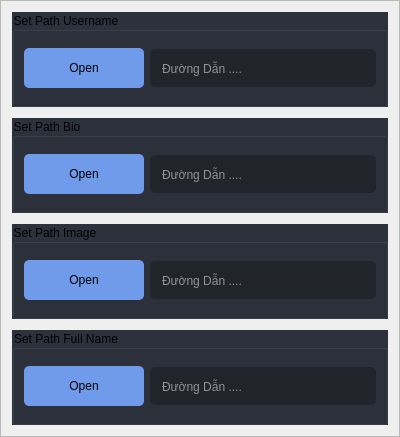
                            <widget class="QFrame" name="frame_47">
                             <property name="minimumSize">
                              <size>
                               <width>400</width>
                               <height>250</height>
                              </size>
                             </property>
                             <property name="maximumSize">
                              <size>
                               <width>16777215</width>
                               <height>16777215</height>
                              </size>
                             </property>
                             <property name="styleSheet">
                              <string notr="true">
#frame_47{
background-color: rgb(52, 59, 72);
border: 2px solid rgb(64, 71, 88);
}
</string>
                             </property>
                             <property name="frameShape">
                              <enum>QFrame::StyledPanel</enum>
                             </property>
                             <property name="frameShadow">
                              <enum>QFrame::Raised</enum>
                             </property>
                             <layout class="QVBoxLayout" name="verticalLayout_43">
                              <property name="spacing">
                               <number>11</number>
                              </property>
                              <property name="leftMargin">
                               <number>11</number>
                              </property>
                              <property name="topMargin">
                               <number>11</number>
                              </property>
                              <property name="rightMargin">
                               <number>11</number>
                              </property>
                              <property name="bottomMargin">
                               <number>11</number>
                              </property>
                              <item>
                               <widget class="QGroupBox" name="groupBox_33">
                                <property name="minimumSize">
                                 <size>
                                  <width>0</width>
                                  <height>95</height>
                                 </size>
                                </property>
                                <property name="maximumSize">
                                 <size>
                                  <width>16777215</width>
                                  <height>95</height>
                                 </size>
                                </property>
                                <property name="styleSheet">
                                 <string notr="true">

QGroupBox::title {

}
QGroupBox {
background-color: rgb(44, 49, 60);
}</string>
                                </property>
                                <property name="title">
                                 <string>Set Path Username</string>
                                </property>
                                <layout class="QHBoxLayout" name="horizontalLayout_32">
                                 <item>
                                  <widget class="QPushButton" name="pushButton_22">
                                   <property name="minimumSize">
                                    <size>
                                     <width>120</width>
                                     <height>40</height>
                                    </size>
                                   </property>
                                   <property name="maximumSize">
                                    <size>
                                     <width>16777215</width>
                                     <height>16777215</height>
                                    </size>
                                   </property>
                                   <property name="styleSheet">
                                    <string notr="true">QPushButton:pressed {
font: 10pt &quot;Alata&quot;;
    background-color: qlineargradient(spread:pad, x1:0, y1:0, x2:0, y2:1,   stop:0 rgba(60, 186, 162, 255), stop:1 rgba(98, 211, 162, 255))
}
QPushButton {
   
	background-color: rgb(111, 155, 234);
     border-radius: 5px;
}

QPushButton:disabled {
    background-color: rgb(170, 170, 127)
}</string>
                                   </property>
                                   <property name="text">
                                    <string>Open</string>
                                   </property>
                                  </widget>
                                 </item>
                                 <item>
                                  <widget class="QLineEdit" name="lineEdit_14">
                                   <property name="minimumSize">
                                    <size>
                                     <width>0</width>
                                     <height>38</height>
                                    </size>
                                   </property>
                                   <property name="styleSheet">
                                    <string notr="true">
QLineEdit {
background-color: rgb(33, 37, 43);
color: rgb(255, 255, 255);
	border-radius: 5px;

	padding-left: 10px;
}
QLineEdit:hover {
	border: 2px solid rgb(64, 71, 88);
}
QLineEdit:focus {
	border: 2px solid rgb(91, 101, 124);
}</string>
                                   </property>
                                   <property name="placeholderText">
                                    <string>Đường Dẫn ....</string>
                                   </property>
                                  </widget>
                                 </item>
                                </layout>
                               </widget>
                              </item>
                              <item>
                               <widget class="QGroupBox" name="groupBox_44">
                                <property name="minimumSize">
                                 <size>
                                  <width>0</width>
                                  <height>95</height>
                                 </size>
                                </property>
                                <property name="maximumSize">
                                 <size>
                                  <width>16777215</width>
                                  <height>95</height>
                                 </size>
                                </property>
                                <property name="styleSheet">
                                 <string notr="true">background-color: rgb(44, 49, 60);</string>
                                </property>
                                <property name="title">
                                 <string>Set Path Bio</string>
                                </property>
                                <layout class="QHBoxLayout" name="horizontalLayout_38">
                                 <item>
                                  <widget class="QPushButton" name="pushButton_37">
                                   <property name="minimumSize">
                                    <size>
                                     <width>120</width>
                                     <height>40</height>
                                    </size>
                                   </property>
                                   <property name="maximumSize">
                                    <size>
                                     <width>16777215</width>
                                     <height>16777215</height>
                                    </size>
                                   </property>
                                   <property name="styleSheet">
                                    <string notr="true">QPushButton:pressed {
font: 10pt &quot;Alata&quot;;
    background-color: qlineargradient(spread:pad, x1:0, y1:0, x2:0, y2:1,   stop:0 rgba(60, 186, 162, 255), stop:1 rgba(98, 211, 162, 255))
}
QPushButton {
   
	background-color: rgb(111, 155, 234);
     border-radius: 5px;
}

QPushButton:disabled {
    background-color: rgb(170, 170, 127)
}</string>
                                   </property>
                                   <property name="text">
                                    <string>Open</string>
                                   </property>
                                  </widget>
                                 </item>
                                 <item>
                                  <widget class="QLineEdit" name="lineEdit_18">
                                   <property name="minimumSize">
                                    <size>
                                     <width>0</width>
                                     <height>38</height>
                                    </size>
                                   </property>
                                   <property name="styleSheet">
                                    <string notr="true">
QLineEdit {
background-color: rgb(33, 37, 43);
color: rgb(255, 255, 255);
	border-radius: 5px;

	padding-left: 10px;
}
QLineEdit:hover {
	border: 2px solid rgb(64, 71, 88);
}
QLineEdit:focus {
	border: 2px solid rgb(91, 101, 124);
}</string>
                                   </property>
                                   <property name="placeholderText">
                                    <string>Đường Dẫn ....</string>
                                   </property>
                                  </widget>
                                 </item>
                                </layout>
                               </widget>
                              </item>
                              <item>
                               <widget class="QGroupBox" name="groupBox_43">
                                <property name="minimumSize">
                                 <size>
                                  <width>0</width>
                                  <height>95</height>
                                 </size>
                                </property>
                                <property name="maximumSize">
                                 <size>
                                  <width>16777215</width>
                                  <height>95</height>
                                 </size>
                                </property>
                                <property name="styleSheet">
                                 <string notr="true">background-color: rgb(44, 49, 60);</string>
                                </property>
                                <property name="title">
                                 <string>Set Path Image</string>
                                </property>
                                <layout class="QHBoxLayout" name="horizontalLayout_35">
                                 <item>
                                  <widget class="QPushButton" name="pushButton_36">
                                   <property name="minimumSize">
                                    <size>
                                     <width>120</width>
                                     <height>40</height>
                                    </size>
                                   </property>
                                   <property name="maximumSize">
                                    <size>
                                     <width>16777215</width>
                                     <height>16777215</height>
                                    </size>
                                   </property>
                                   <property name="styleSheet">
                                    <string notr="true">QPushButton:pressed {
font: 10pt &quot;Alata&quot;;
    background-color: qlineargradient(spread:pad, x1:0, y1:0, x2:0, y2:1,   stop:0 rgba(60, 186, 162, 255), stop:1 rgba(98, 211, 162, 255))
}
QPushButton {
   
	background-color: rgb(111, 155, 234);
     border-radius: 5px;
}

QPushButton:disabled {
    background-color: rgb(170, 170, 127)
}</string>
                                   </property>
                                   <property name="text">
                                    <string>Open</string>
                                   </property>
                                  </widget>
                                 </item>
                                 <item>
                                  <widget class="QLineEdit" name="lineEdit_17">
                                   <property name="minimumSize">
                                    <size>
                                     <width>0</width>
                                     <height>38</height>
                                    </size>
                                   </property>
                                   <property name="styleSheet">
                                    <string notr="true">
QLineEdit {
background-color: rgb(33, 37, 43);
color: rgb(255, 255, 255);
	border-radius: 5px;

	padding-left: 10px;
}
QLineEdit:hover {
	border: 2px solid rgb(64, 71, 88);
}
QLineEdit:focus {
	border: 2px solid rgb(91, 101, 124);
}</string>
                                   </property>
                                   <property name="placeholderText">
                                    <string>Đường Dẫn ....</string>
                                   </property>
                                  </widget>
                                 </item>
                                </layout>
                               </widget>
                              </item>
                              <item>
                               <widget class="QGroupBox" name="groupBox_35">
                                <property name="minimumSize">
                                 <size>
                                  <width>0</width>
                                  <height>95</height>
                                 </size>
                                </property>
                                <property name="maximumSize">
                                 <size>
                                  <width>16777215</width>
                                  <height>95</height>
                                 </size>
                                </property>
                                <property name="styleSheet">
                                 <string notr="true">

QGroupBox::title {

}
QGroupBox {
background-color: rgb(44, 49, 60);
}</string>
                                </property>
                                <property name="title">
                                 <string>Set Path Full Name</string>
                                </property>
                                <layout class="QHBoxLayout" name="horizontalLayout_29">
                                 <item>
                                  <widget class="QPushButton" name="pushButton_48">
                                   <property name="minimumSize">
                                    <size>
                                     <width>120</width>
                                     <height>40</height>
                                    </size>
                                   </property>
                                   <property name="styleSheet">
                                    <string notr="true">QPushButton:pressed {
font: 10pt &quot;Alata&quot;;
    background-color: qlineargradient(spread:pad, x1:0, y1:0, x2:0, y2:1,   stop:0 rgba(60, 186, 162, 255), stop:1 rgba(98, 211, 162, 255))
}
QPushButton {
   
	background-color: rgb(111, 155, 234);
     border-radius: 5px;
}

QPushButton:disabled {
    background-color: rgb(170, 170, 127)
}</string>
                                   </property>
                                   <property name="text">
                                    <string>Open</string>
                                   </property>
                                  </widget>
                                 </item>
                                 <item>
                                  <widget class="QLineEdit" name="lineEdit_13">
                                   <property name="minimumSize">
                                    <size>
                                     <width>0</width>
                                     <height>38</height>
                                    </size>
                                   </property>
                                   <property name="styleSheet">
                                    <string notr="true">
QLineEdit {
background-color: rgb(33, 37, 43);
color: rgb(255, 255, 255);
	border-radius: 5px;

	padding-left: 10px;
}
QLineEdit:hover {
	border: 2px solid rgb(64, 71, 88);
}
QLineEdit:focus {
	border: 2px solid rgb(91, 101, 124);
}</string>
                                   </property>
                                   <property name="placeholderText">
                                    <string>Đường Dẫn ....</string>
                                   </property>
                                  </widget>
                                 </item>
                                </layout>
                               </widget>
                              </item>
                             </layout>
                            </widget>
